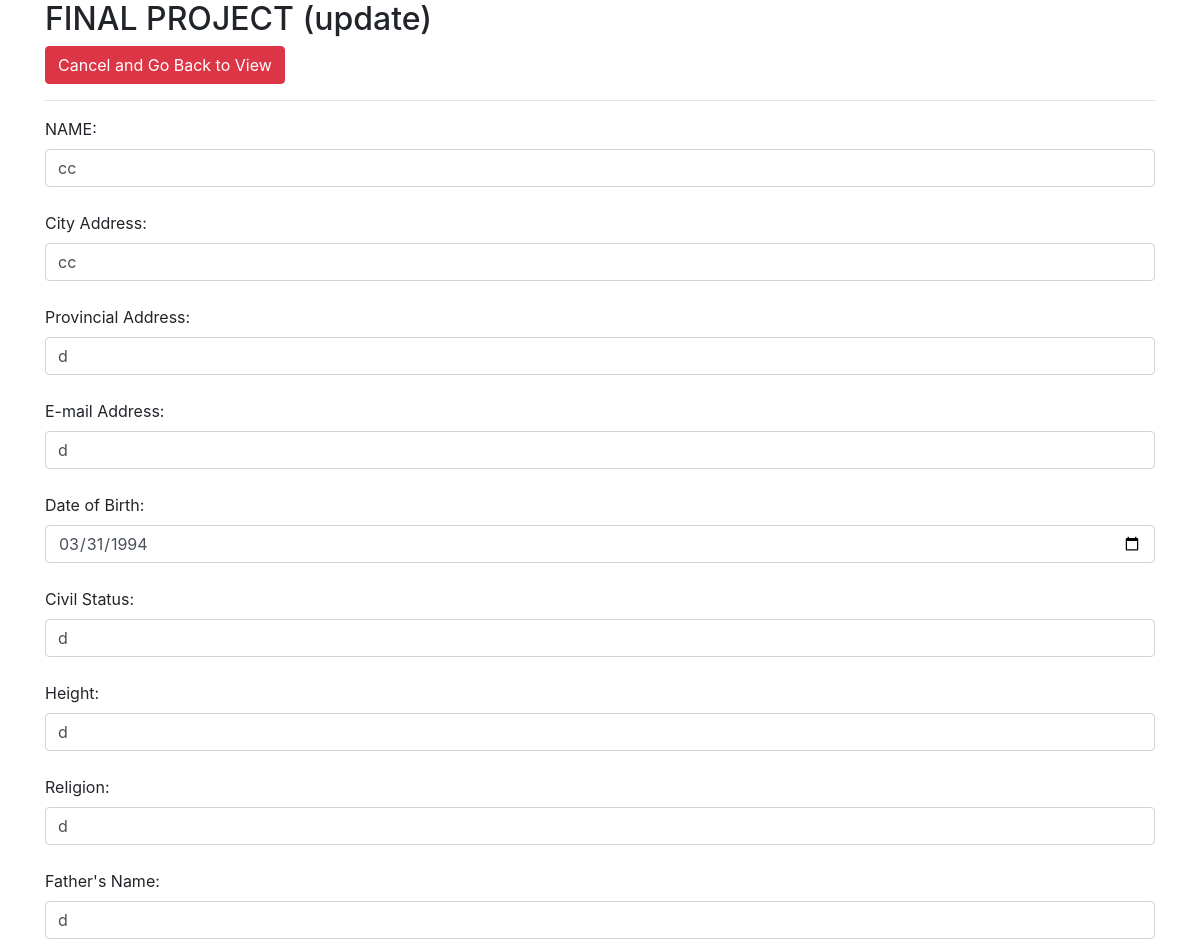
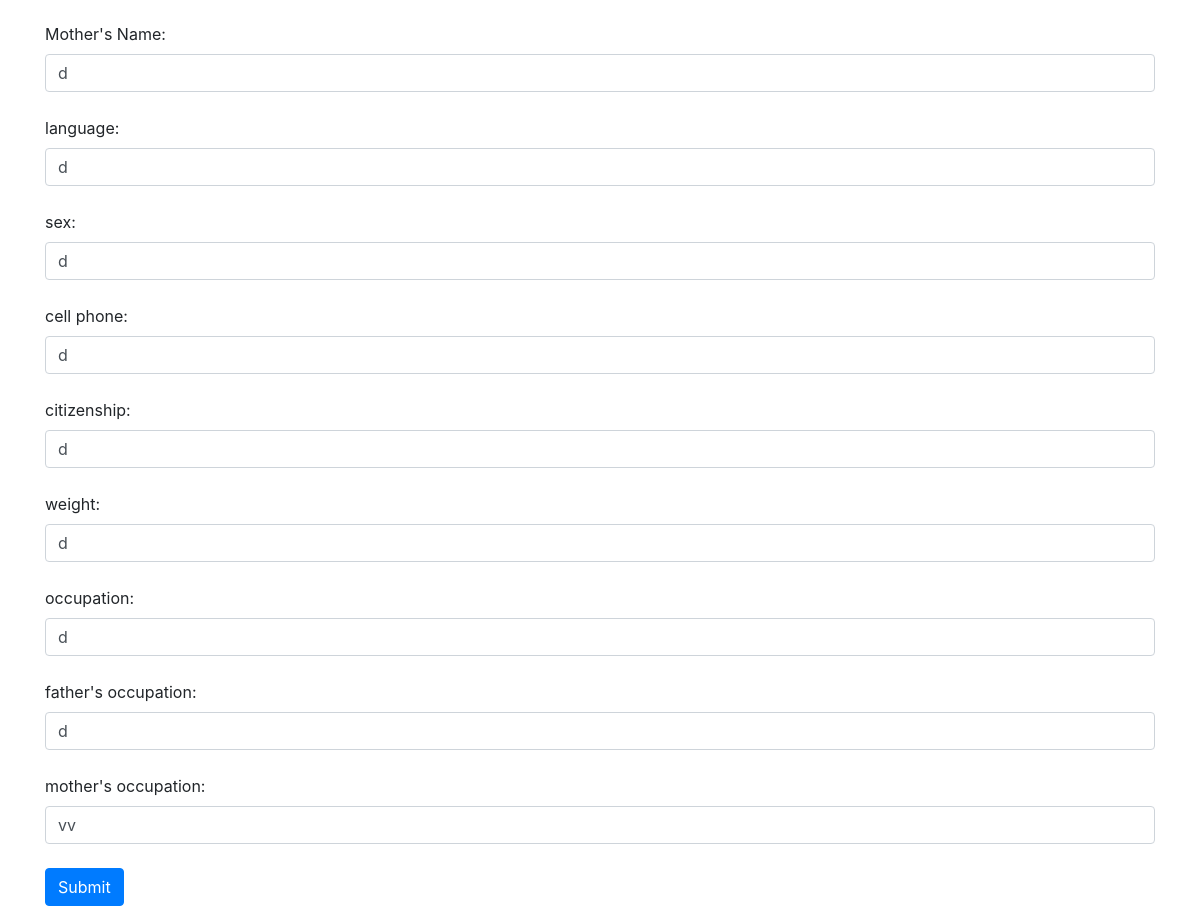
The page /update_data.php?update_id=25 on the database its author committed (2 pictures, top to bottom).
### tables this page shows
CREATE TABLE `bio_data_tbl` (
  `id` int(11) NOT NULL,
  `name` varchar(255) NOT NULL,
  `city_address` varchar(255) NOT NULL,
  `provincial_address` varchar(255) NOT NULL,
  `email_address` varchar(255) NOT NULL,
  `date_of_birth` varchar(255) NOT NULL,
  `civil_status` varchar(255) NOT NULL,
  `height` varchar(255) NOT NULL,
  `religion` varchar(255) NOT NULL,
  `lengwahe` varchar(255) NOT NULL,
  `fathers_name` varchar(255) NOT NULL,
  `mothers_name` varchar(255) NOT NULL,
  `salita` varchar(255) NOT NULL,
  `sex` varchar(255) NOT NULL,
  `cell_phone` varchar(255) NOT NULL,
  `place_of_birth` varchar(255) NOT NULL,
  `citizenship` varchar(255) NOT NULL,
  `weight` varchar(255) NOT NULL,
  `occupation` varchar(255) NOT NULL,
  `fathers_occupation` varchar(255) NOT NULL,
  `mothers_occupation` varchar(255) NOT NULL
);

### update_data.php (the view, shortened to what this page needs)
<!DOCTYPE html>
<html>
<head>
    <link rel="stylesheet" href="https://maxcdn.bootstrapcdn.com/bootstrap/4.5.2/css/bootstrap.min.css">
</head>
<body>
    <?php
  require_once 'db_connection.php';
  if(isset($_GET['update_id']) && !empty($_GET['update_id'])){
    $update_id = $_GET['update_id'];
    $stmt_edit = $DB_con->prepare('SELECT * FROM bio_data_tbl WHERE id =:update_id');
    $stmt_edit->execute(array(':update_id'=>$update_id));
    $edit_row = $stmt_edit->fetch(PDO::FETCH_ASSOC);
    extract($edit_row);
  }else{
    header("Location: index.php");
  }
?>
    <div class="container">
        <h2>FINAL PROJECT (update)</h2>
        <a href="index.php" class="btn btn-danger">Cancel and Go Back to View</a>
        <hr>
        <form method="POST">
            <div class="form-group">
                <label for="name">NAME:</label>
                <input type="text" class="form-control" id="name" placeholder="Enter name" name="name"
                    value="<?php echo $name; ?>">
                    <?=isset($_SESSION['name']) ? '<label class="text-danger">'.$_SESSION['name'].'</label>' : ''; unset($_SESSION['name'])?> <br>
                <label>City Address:</label>
                <input type="text" class="form-control" id="city_address" placeholder="Enter City Address"
                    value="<?php echo $city_address; ?>" name="city_address">
                    <?=isset($_SESSION['city_address']) ? '<label class="text-danger">'.$_SESSION['city_address'].'</label>' : ''; unset($_SESSION['city_address'])?><br>
                <label>Provincial Address:</label>
                <input type="text" class="form-control" id="provincial_address" placeholder="Enter Provincial Address"
                    value="<?php echo $provincial_address; ?>" name="provincial_address">
                    <?=isset($_SESSION['provincial_address']) ? '<label class="text-danger">'.$_SESSION['provincial_address'].'</label>' : ''; unset($_SESSION['provincial_address'])?><br>
                <label>E-mail Address:</label>
                <input type="text" class="form-control" id="email_address" placeholder="EnterE-mail Address"
                    value="<?php echo $email_address; ?>" name="email_address">
                    <?=isset($_SESSION['email_address']) ? '<label class="text-danger">'.$_SESSION['email_address'].'</label>' : ''; unset($_SESSION['email_address'])?><br>
                <label>Date of Birth:</label>
                <input type="date" class="form-control" id="date_of_birth" placeholder="Enter Date of Birth"
                    value="<?php echo $date_of_birth; ?>" name="date_of_birth">
                    <?=isset($_SESSION['date_of_birth']) ? '<label class="text-danger">'.$_SESSION['date_of_birth'].'</label>' : ''; unset($_SESSION['date_of_birth'])?><br>
                <label>Civil Status:</label>
                <input type="text" class="form-control" id="civil_status" placeholder="Enter Civil Status"
                    value="<?php echo $civil_status; ?>" name="civil_status">
                    <?=isset($_SESSION['civil_status']) ? '<label class="text-danger">'.$_SESSION['civil_status'].'</label>' : ''; unset($_SESSION['civil_status'])?><br>
                <label>Height:</label>
                <input type="text" class="form-control" id="height" placeholder="Enter Height"
                    value="<?php echo $height; ?>" name="height">
                    <?=isset($_SESSION['height']) ? '<label class="text-danger">'.$_SESSION['height'].'</label>' : ''; unset($_SESSION['height'])?><br>
                <label>Religion:</label>
                <input type="text" class="form-control" id="religion" placeholder="Enter Religion"
                    value="<?php echo $religion; ?>" name="religion">
                    <?=isset($_SESSION['religion']) ? '<label class="text-danger">'.$_SESSION['religion'].'</label>' : ''; unset($_SESSION['religion'])?><br>
                <label>Father's Name:</label>
                <input type="text" class="form-control" id="fathers_name" placeholder="Enter Father's Name"
                    value="<?php echo $fathers_name; ?>" name="fathers_name">
                    <?=isset($_SESSION['fathers_name']) ? '<label class="text-danger">'.$_SESSION['fathers_name'].'</label>' : ''; unset($_SESSION['fathers_name'])?><br>
                <label>Mother's Name:</label>
                <input type="text" class="form-control" id="mothers_name" placeholder="Enter Mother's Name"
                    value="<?php echo $mothers_name; ?>" name="mothers_name">
                    <?=isset($_SESSION['mothers_name']) ? '<label class="text-danger">'.$_SESSION['mothers_name'].'</label>' : ''; unset($_SESSION['mothers_name'])?><br>
                <label>language:</label>
                <input type="text" class="form-control" id="language" placeholder="Enter language"
                    value="<?php echo $lengwahe; ?>" name="language">
                    <?=isset($_SESSION['language']) ? '<label class="text-danger">'.$_SESSION['language'].'</label>' : ''; unset($_SESSION['language'])?><br>
                <div class="container1">
                    <label>sex:</label>
                    <input type="text" class="form-control" id="sex" placeholder="Enter sex" value="<?php echo $sex; ?>"
                        name="sex">
                    <?=isset($_SESSION['sex']) ? '<label class="text-danger">'.$_SESSION['sex'].'</label>' : ''; unset($_SESSION['sex'])?><br>
                </div>
                <div class="container2">
                    <label>cell phone:</label>
                    <input type="text" class="form-control" id="cell_phone" placeholder="Enter cell phone"
                        value="<?php echo $cell_phone; ?>" name="cell_phone">
                    <?=isset($_SESSION['cell_phone']) ? '<label class="text-danger">'.$_SESSION['cell_phone'].'</label>' : ''; unset($_SESSION['cell_phone'])?><br>
                </div>
                <div class="container4">
                    <label>citizenship:</label>
                    <input type="text" class="form-control" id="citizenship" placeholder="Enter citizenship"
                        value="<?php echo $citizenship; ?>" name="citizenship">
                    <?=isset($_SESSION['citizenship']) ? '<label class="text-danger">'.$_SESSION['citizenship'].'</label>' : ''; unset($_SESSION['citizenship'])?><br>
                </div>
                <div class="container5">
                    <label>weight:</label>
                    <input type="text" class="form-control" id="weight" placeholder="Enter weight"
                        value="<?php echo $weight; ?>" name="weight">
                    <?=isset($_SESSION['weight']) ? '<label class="text-danger">'.$_SESSION['weight'].'</label>' : ''; unset($_SESSION['weight'])?><br>
                </div>
                <div class="container6">
                    <label>occupation:</label>
                    <input type="text" class="form-control" id="occupation" placeholder="Enter occupation"
                        value="<?php echo $occupation; ?>" name="occupation">
                    <?=isset($_SESSION['occupation']) ? '<label class="text-danger">'.$_SESSION['occupation'].'</label>' : ''; unset($_SESSION['occupation'])?><br>
                </div>
                <div class="container7">
                    <label>father's occupation:</label>
                    <input type="text" class="form-control" id="fathers_occupation"
                        placeholder="Enter father's occupation" value="<?php echo $fathers_occupation; ?>"
                        name="fathers_occupation">
                    <?=isset($_SESSION['fathers_occupation']) ? '<label class="text-danger">'.$_SESSION['fathers_occupation'].'</label>' : ''; unset($_SESSION['fathers_occupation'])?><br>
                </div>
                <div class="container8">
                    <label>mother's occupation:</label>
                    <input type="text" class="form-control" id="mothers_occupation"
                        placeholder="Enter mother's occupation" value="<?php echo $mothers_occupation; ?>"
                        name="mothers_occupation">
                    <?=isset($_SESSION['mothers_occupation']) ? '<label class="text-danger">'.$_SESSION['mothers_occupation'].'</label>' : ''; unset($_SESSION['mothers_occupation'])?><br>
                </div>
                <button type="submit" class="btn btn-primary" name="Update_Data">Submit</button>
        </form>
    </div>
</body>
</html>

### rows shown on the page
bio_data_tbl: name "cc", city_address "cc", provincial_address "d", email_address "d", date_of_birth "03/31/1994", civil_status "d", height "d", religion "d", fathers_name "d", mothers_name "d", language "d", sex "d", cell_phone "d", citizenship "d", weight "d", occupation "d", fathers_occupation "d", mothers_occupation "vv"
